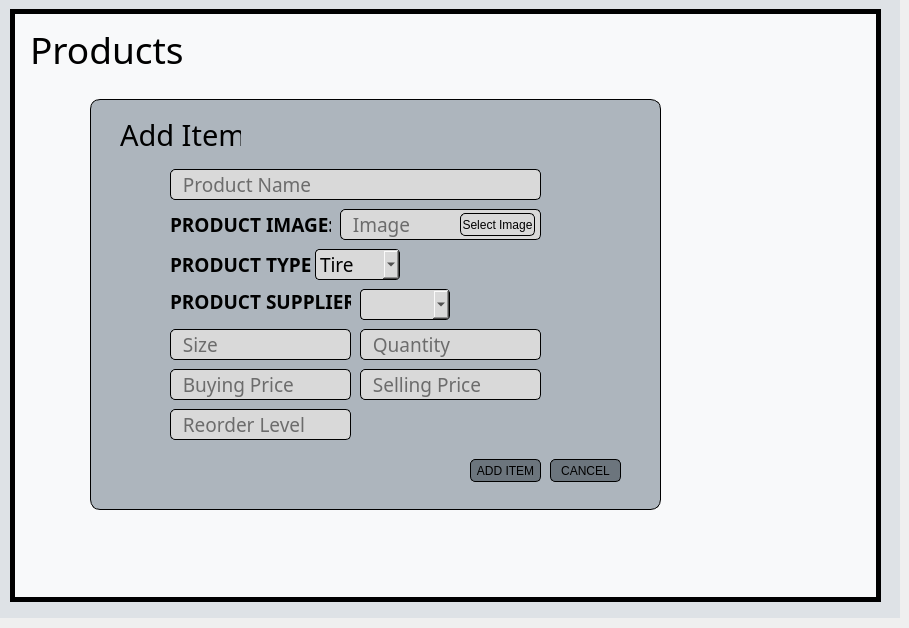
     <widget class="QWidget" name="prodAddStackedWidget">
      <widget class="QWidget" name="widget_10" native="true">
       <property name="geometry">
        <rect>
         <x>0</x>
         <y>-1</y>
         <width>900</width>
         <height>619</height>
        </rect>
       </property>
       <property name="styleSheet">
        <string notr="true">background-color: rgb(222, 226, 230);</string>
       </property>
       <widget class="QWidget" name="widget_11" native="true">
        <property name="geometry">
         <rect>
          <x>10</x>
          <y>10</y>
          <width>871</width>
          <height>593</height>
         </rect>
        </property>
        <property name="styleSheet">
         <string notr="true">background-color: rgb(248, 249, 250);
border:5px solid  ;</string>
        </property>
        <widget class="QLabel" name="dashboardLabel_8">
         <property name="geometry">
          <rect>
           <x>20</x>
           <y>20</y>
           <width>181</width>
           <height>41</height>
          </rect>
         </property>
         <property name="font">
          <font>
           <family>Segoe UI Light</family>
           <pointsize>28</pointsize>
          </font>
         </property>
         <property name="styleSheet">
          <string notr="true">border:none;</string>
         </property>
         <property name="text">
          <string>Products</string>
         </property>
        </widget>
        <widget class="QWidget" name="widget_12" native="true">
         <property name="geometry">
          <rect>
           <x>80</x>
           <y>90</y>
           <width>571</width>
           <height>411</height>
          </rect>
         </property>
         <property name="styleSheet">
          <string notr="true">QWidget{
background-color: rgb(173, 181, 189);
border-radius: 10px;
border: 1px solid black;
}</string>
         </property>
         <widget class="QLabel" name="dashboardLabel_9">
          <property name="geometry">
           <rect>
            <x>30</x>
            <y>20</y>
            <width>121</width>
            <height>31</height>
           </rect>
          </property>
          <property name="font">
           <font>
            <family>Segoe UI Light</family>
            <pointsize>22</pointsize>
            <weight>50</weight>
            <bold>false</bold>
           </font>
          </property>
          <property name="styleSheet">
           <string notr="true">border:none</string>
          </property>
          <property name="text">
           <string>Add Item</string>
          </property>
         </widget>
         <widget class="QFrame" name="frame_8">
          <property name="geometry">
           <rect>
            <x>70</x>
            <y>60</y>
            <width>471</width>
            <height>291</height>
           </rect>
          </property>
          <property name="styleSheet">
           <string notr="true">QFrame{
border:none
}
QLineEdit{
background:rgb(217, 217, 217);
border-radius: 5px;

}</string>
          </property>
          <property name="frameShape">
           <enum>QFrame::StyledPanel</enum>
          </property>
          <property name="frameShadow">
           <enum>QFrame::Raised</enum>
          </property>
          <widget class="QLineEdit" name="productName">
           <property name="geometry">
            <rect>
             <x>10</x>
             <y>10</y>
             <width>371</width>
             <height>31</height>
            </rect>
           </property>
           <property name="font">
            <font>
             <family>Segoe UI Light</family>
             <pointsize>14</pointsize>
            </font>
           </property>
           <property name="placeholderText">
            <string>  Product Name</string>
           </property>
          </widget>
          <widget class="QLineEdit" name="productSize">
           <property name="geometry">
            <rect>
             <x>10</x>
             <y>170</y>
             <width>181</width>
             <height>31</height>
            </rect>
           </property>
           <property name="font">
            <font>
             <family>Segoe UI Light</family>
             <pointsize>14</pointsize>
            </font>
           </property>
           <property name="text">
            <string/>
           </property>
           <property name="placeholderText">
            <string>  Size</string>
           </property>
          </widget>
          <widget class="QLineEdit" name="productQuantity">
           <property name="geometry">
            <rect>
             <x>200</x>
             <y>170</y>
             <width>181</width>
             <height>31</height>
            </rect>
           </property>
           <property name="font">
            <font>
             <family>Segoe UI Light</family>
             <pointsize>14</pointsize>
            </font>
           </property>
           <property name="text">
            <string/>
           </property>
           <property name="placeholderText">
            <string>  Quantity</string>
           </property>
          </widget>
          <widget class="QLineEdit" name="productBuyingPrice">
           <property name="geometry">
            <rect>
             <x>10</x>
             <y>210</y>
             <width>181</width>
             <height>31</height>
            </rect>
           </property>
           <property name="font">
            <font>
             <family>Segoe UI Light</family>
             <pointsize>14</pointsize>
            </font>
           </property>
           <property name="text">
            <string/>
           </property>
           <property name="placeholderText">
            <string>  Buying Price</string>
           </property>
          </widget>
          <widget class="QLineEdit" name="productSellingPrice">
           <property name="geometry">
            <rect>
             <x>200</x>
             <y>210</y>
             <width>181</width>
             <height>31</height>
            </rect>
           </property>
           <property name="font">
            <font>
             <family>Segoe UI Light</family>
             <pointsize>14</pointsize>
            </font>
           </property>
           <property name="text">
            <string/>
           </property>
           <property name="placeholderText">
            <string>  Selling Price</string>
           </property>
          </widget>
          <widget class="QLineEdit" name="productReorderLevel">
           <property name="geometry">
            <rect>
             <x>10</x>
             <y>250</y>
             <width>181</width>
             <height>31</height>
            </rect>
           </property>
           <property name="font">
            <font>
             <family>Segoe UI Light</family>
             <pointsize>14</pointsize>
            </font>
           </property>
           <property name="text">
            <string/>
           </property>
           <property name="placeholderText">
            <string>  Reorder Level</string>
           </property>
          </widget>
          <widget class="QComboBox" name="productType">
           <property name="geometry">
            <rect>
             <x>155</x>
             <y>90</y>
             <width>76</width>
             <height>29</height>
            </rect>
           </property>
           <property name="font">
            <font>
             <family>Segoe UI Light</family>
             <pointsize>14</pointsize>
            </font>
           </property>
           <property name="cursor">
            <cursorShape>PointingHandCursor</cursorShape>
           </property>
           <property name="styleSheet">
            <string notr="true">QComboBox{
border-radius: 4px;
	background-color: rgb(217, 217, 217);
}</string>
           </property>
           <property name="editable">
            <bool>false</bool>
           </property>
           <property name="currentText">
            <string>Tire</string>
           </property>
           <property name="insertPolicy">
            <enum>QComboBox::InsertAtBottom</enum>
           </property>
           <property name="sizeAdjustPolicy">
            <enum>QComboBox::AdjustToContents</enum>
           </property>
           <property name="iconSize">
            <size>
             <width>16</width>
             <height>16</height>
            </size>
           </property>
           <item>
            <property name="text">
             <string>Tire</string>
            </property>
           </item>
           <item>
            <property name="text">
             <string>Battery</string>
            </property>
           </item>
           <item>
            <property name="text">
             <string>Oil</string>
            </property>
           </item>
          </widget>
          <widget class="QLabel" name="label_4">
           <property name="geometry">
            <rect>
             <x>10</x>
             <y>90</y>
             <width>141</width>
             <height>31</height>
            </rect>
           </property>
           <property name="font">
            <font>
             <family>Segoe UI Semibold</family>
             <pointsize>14</pointsize>
             <weight>75</weight>
             <bold>true</bold>
            </font>
           </property>
           <property name="text">
            <string>PRODUCT TYPE:</string>
           </property>
          </widget>
          <widget class="QLabel" name="label_5">
           <property name="geometry">
            <rect>
             <x>10</x>
             <y>50</y>
             <width>161</width>
             <height>31</height>
            </rect>
           </property>
           <property name="font">
            <font>
             <family>Segoe UI Semibold</family>
             <pointsize>14</pointsize>
             <weight>75</weight>
             <bold>true</bold>
            </font>
           </property>
           <property name="text">
            <string>PRODUCT IMAGE:</string>
           </property>
          </widget>
          <widget class="QPushButton" name="selectImageButton">
           <property name="geometry">
            <rect>
             <x>300</x>
             <y>54</y>
             <width>75</width>
             <height>23</height>
            </rect>
           </property>
           <property name="cursor">
            <cursorShape>PointingHandCursor</cursorShape>
           </property>
           <property name="styleSheet">
            <string notr="true">QPushButton{
background:rgb(217, 217, 217);
border-radius: 5px;
}
QPushButton:hover{
background-color: rgb(173, 181, 189);
border-radius: 5px;
}
</string>
           </property>
           <property name="text">
            <string>Select Image</string>
           </property>
          </widget>
          <widget class="QLineEdit" name="imagePathLineEdit">
           <property name="geometry">
            <rect>
             <x>180</x>
             <y>50</y>
             <width>201</width>
             <height>31</height>
            </rect>
           </property>
           <property name="font">
            <font>
             <family>Segoe UI Light</family>
             <pointsize>14</pointsize>
            </font>
           </property>
           <property name="text">
            <string/>
           </property>
           <property name="echoMode">
            <enum>QLineEdit::Normal</enum>
           </property>
           <property name="readOnly">
            <bool>true</bool>
           </property>
           <property name="placeholderText">
            <string>  Image</string>
           </property>
          </widget>
          <widget class="QComboBox" name="productSupplier">
           <property name="geometry">
            <rect>
             <x>200</x>
             <y>130</y>
             <width>76</width>
             <height>29</height>
            </rect>
           </property>
           <property name="font">
            <font>
             <family>Segoe UI Light</family>
             <pointsize>14</pointsize>
            </font>
           </property>
           <property name="cursor">
            <cursorShape>PointingHandCursor</cursorShape>
           </property>
           <property name="focusPolicy">
            <enum>Qt::NoFocus</enum>
           </property>
           <property name="styleSheet">
            <string notr="true">QComboBox{
border-radius: 4px;
	background-color: rgb(217, 217, 217);
}</string>
           </property>
           <property name="editable">
            <bool>false</bool>
           </property>
           <property name="currentText">
            <string/>
           </property>
           <property name="insertPolicy">
            <enum>QComboBox::InsertAtTop</enum>
           </property>
           <property name="sizeAdjustPolicy">
            <enum>QComboBox::AdjustToContents</enum>
           </property>
           <property name="iconSize">
            <size>
             <width>16</width>
             <height>16</height>
            </size>
           </property>
          </widget>
          <widget class="QLabel" name="label_6">
           <property name="geometry">
            <rect>
             <x>10</x>
             <y>127</y>
             <width>181</width>
             <height>31</height>
            </rect>
           </property>
           <property name="font">
            <font>
             <family>Segoe UI Semibold</family>
             <pointsize>14</pointsize>
             <weight>75</weight>
             <bold>true</bold>
            </font>
           </property>
           <property name="text">
            <string>PRODUCT SUPPLIER:</string>
           </property>
          </widget>
          <zorder>productName</zorder>
          <zorder>productSize</zorder>
          <zorder>productQuantity</zorder>
          <zorder>productBuyingPrice</zorder>
          <zorder>productSellingPrice</zorder>
          <zorder>productReorderLevel</zorder>
          <zorder>productType</zorder>
          <zorder>label_4</zorder>
          <zorder>label_5</zorder>
          <zorder>imagePathLineEdit</zorder>
          <zorder>selectImageButton</zorder>
          <zorder>productSupplier</zorder>
          <zorder>label_6</zorder>
         </widget>
         <widget class="QPushButton" name="cancelItemButton">
          <property name="geometry">
           <rect>
            <x>460</x>
            <y>360</y>
            <width>71</width>
            <height>23</height>
           </rect>
          </property>
          <property name="cursor">
           <cursorShape>PointingHandCursor</cursorShape>
          </property>
          <property name="styleSheet">
           <string notr="true">QPushButton{
border:1px solid black;
border-radius: 5px;
background-color:rgb(108, 117, 125);
}
QPushButton:hover{
background-color:rgb(173, 181, 189);
}
QPushButton:pressed{
background-color:rgb(222, 226, 230);
}</string>
          </property>
          <property name="text">
           <string>CANCEL</string>
          </property>
         </widget>
         <widget class="QPushButton" name="addItemButton">
          <property name="geometry">
           <rect>
            <x>380</x>
            <y>360</y>
            <width>71</width>
            <height>23</height>
           </rect>
          </property>
          <property name="cursor">
           <cursorShape>PointingHandCursor</cursorShape>
          </property>
          <property name="styleSheet">
           <string notr="true">QPushButton{
border:1px solid black;
border-radius: 5px;
background-color:rgb(108, 117, 125);
}
QPushButton:hover{
background-color:rgb(173, 181, 189);
}
QPushButton:pressed{
background-color:rgb(222, 226, 230);
}</string>
          </property>
          <property name="text">
           <string>ADD ITEM</string>
          </property>
         </widget>
        </widget>
       </widget>
      </widget>
     </widget>
